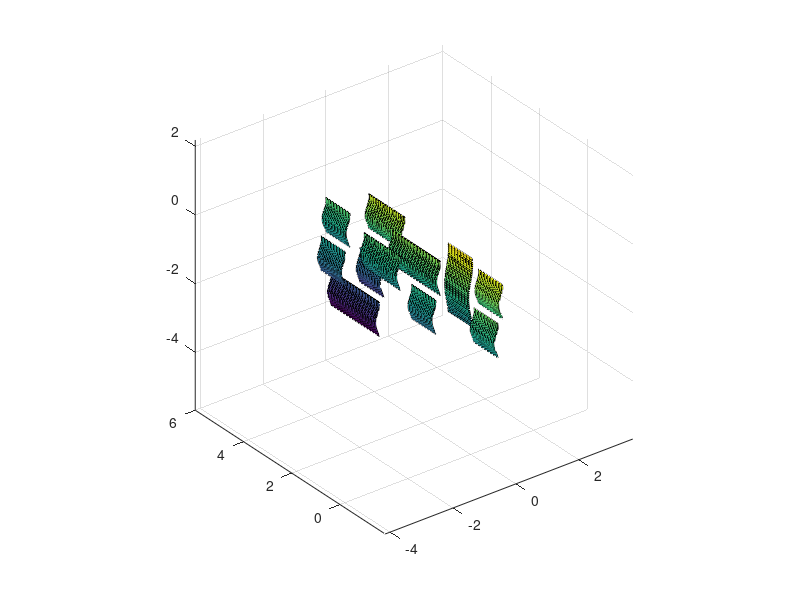

Write the MATLAB code that produced this figure.
%
% Triangulation of a unit square
%

verts = zeros(3,4);
iverts = zeros(3,2);

verts(1:3,1) = [0;0;0];
verts(1:3,2) = [1;0;0];
verts(1:3,3) = [1;1;0];
verts(1:3,4) = [0;1;0];

iverts(1:3,1) = [1;2;3];
iverts(1:3,2) = [1;3;4];

[ndim,nverts] = size(verts);

if( 2 == 2 )
%
% shift and duplicate
%
scale = [1;1;1];
shift = [1;0;0];

verts1 = [verts.*repmat(scale,1,nverts)+repmat(shift,1,nverts)];
iverts1 = iverts + nverts;

verts = [verts verts1];
iverts = [iverts iverts1]

[ndim,nverts] = size(verts);

%
% shift and duplicate
%
scale = [1;1;1];
shift = [0;1;0];

verts1 = [verts.*repmat(scale,1,nverts)+repmat(shift,1,nverts)];
iverts1 = iverts + nverts;

verts = [verts verts1];
iverts = [iverts iverts1]

[ndim,nverts] = size(verts);

%
% shift and duplicate
%
scale = [1;1;1];
shift = [2;0;0];

verts1 = [verts.*repmat(scale,1,nverts)+repmat(shift,1,nverts)];
iverts1 = iverts + nverts;

verts = [verts verts1];
iverts = [iverts iverts1]

[ndim,nverts] = size(verts);

%
% shift and duplicate
%
scale = [1;1;1];
shift = [0;2;0];

verts1 = [verts.*repmat(scale,1,nverts)+repmat(shift,1,nverts)];
iverts1 = iverts + nverts;

verts = [verts verts1];
iverts = [iverts iverts1]

[ndim,nverts] = size(verts);

%
% shift and duplicate
%
scale = [1;1;1];
shift = [4;0;0];

verts1 = [verts.*repmat(scale,1,nverts)+repmat(shift,1,nverts)];
iverts1 = iverts + nverts;

verts = [verts verts1];
iverts = [iverts iverts1]

[ndim,nverts] = size(verts);

%
% shift and duplicate
%
scale = [1;1;1];
shift = [0;4;0];

verts1 = [verts.*repmat(scale,1,nverts)+repmat(shift,1,nverts)];
iverts1 = iverts + nverts;

verts = [verts verts1];
iverts = [iverts iverts1]

[ndim,nverts] = size(verts);

%
% shift and duplicate
%
scale = [1;1;1];
shift = [8;0;0];

verts1 = [verts.*repmat(scale,1,nverts)+repmat(shift,1,nverts)];
iverts1 = iverts + nverts;

verts = [verts verts1];
iverts = [iverts iverts1]

[ndim,nverts] = size(verts);

%
% shift and duplicate
%
scale = [1;1;1];
shift = [0;8;0];

verts1 = [verts.*repmat(scale,1,nverts)+repmat(shift,1,nverts)];
iverts1 = iverts + nverts;

verts = [verts verts1];
iverts = [iverts iverts1];

[ndim,nverts] = size(verts);

%
% shift and duplicate
%
scale = [1;1;1];
shift = [16;0;0];

verts1 = [verts.*repmat(scale,1,nverts)+repmat(shift,1,nverts)];
iverts1 = iverts + nverts;

verts = [verts verts1];
iverts = [iverts iverts1]

[ndim,nverts] = size(verts);

end

%%%verts(3,:) =  sin(1+.2*verts(1,:)) + sin(.3*verts(2,:));
verts(3,:) =  sin(1+.2*verts(1,:));
%%%verts(3,:) =  sin(1+.1*verts(1,:));


verts0=verts;
iverts0=iverts;
%
% shift and duplicate
%
scale_vec = [.5 .5 .5 .5  .5
              2  1  1  1   1.5
              1  1  1  1   1];
shift_vec = [10 30  15 3    5
             20 60  80 -20  50
             -1  1  -1 0    4];

n=5;

for i=1:n
scale = scale_vec(1:3,i);
shift = shift_vec(1:3,i);

verts1 = [verts0.*repmat(scale,1,nverts)+repmat(shift,1,nverts)];
iverts1 = iverts0 + i*nverts;

verts = [verts verts1];
iverts = [iverts iverts1];
end

perm=[2  3  4  1  5];

for i=1:n
scale = scale_vec(1:3,i);
shift = shift_vec(1:3,perm(i));
shift = shift + [10; -10; -10];

verts1 = [verts0.*repmat(scale,1,nverts)+repmat(shift,1,nverts)];
iverts1 = iverts0 + (n+i)*nverts;

verts = [verts verts1];
iverts = [iverts iverts1];
end


[ndim,nverts] = size(verts);

if( 1 == 2 )
%
% shift and duplicate
%
scale = [1;1;1];
%%shift = [0;32;0];
shift = [0;120;0];

verts1 = [verts.*repmat(scale,1,nverts)+repmat(shift,1,nverts)];
iverts1 = iverts + nverts;

verts = [verts verts1];
iverts = [iverts iverts1]

[ndim,nverts] = size(verts);
end

if( 1 == 2 )
%
% shift and duplicate
%
scale = [1;1;1];
%%shift = [0;0;32];
shift = [0;0;60];

verts1 = [verts.*repmat(scale,1,nverts)+repmat(shift,1,nverts)];
iverts1 = iverts + nverts;

verts = [verts verts1];
iverts = [iverts iverts1]

[ndim,nverts] = size(verts);
end


%
% scale
%
verts = verts/16;


%
%  rotate the geometry around the z-axis by angle alpha
%
alpha = 0;
rotmat = [cos(alpha) -sin(alpha) 0; 
          sin(alpha)  cos(alpha) 0;
             0             0     1];
verts = rotmat * verts;

%
%  rotate the geometry around the y-axis by angle beta
%
beta = -pi/2 + 1e-6;
rotmat = [cos(beta) 0 -sin(beta); 
          0         1          0;
          sin(beta) 0  cos(beta)];
verts = rotmat * verts;

%figure(1)
%plot3(verts(1,:),verts(2,:),verts(3,:),'*')
%axis equal

if( 2 == 2 )
[ndim,nverts] = size(verts);
[ndim,nfaces] = size(iverts);
ifaces = iverts;

figure(2)
trisurf(ifaces', verts(1,:)', verts(2,:)', verts(3,:)')
axis equal
end
